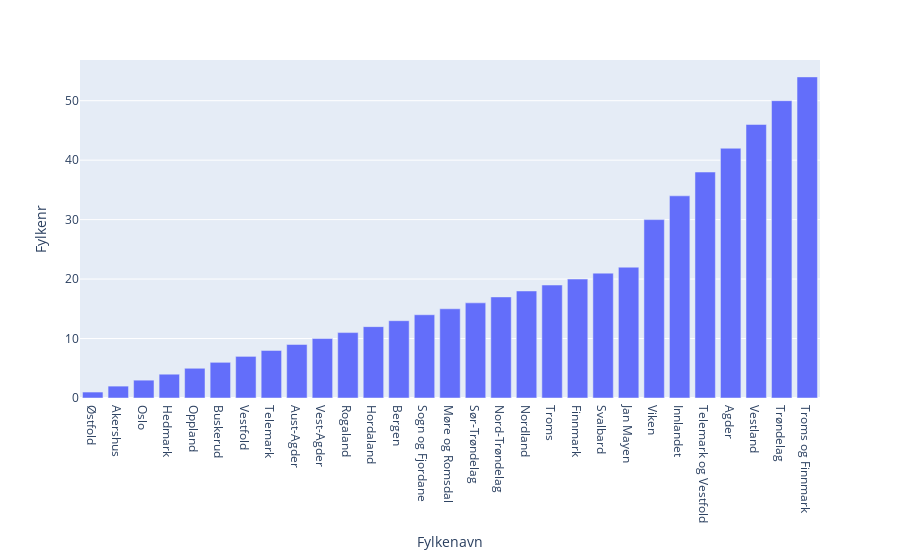

This figure's notebook cell:
### Markdown cell above
### Plotly

### Code cell
fig = px.bar(df, y="Fylkenr", x="Fylkenavn")
fig.show()

### Figure 1 — Plotly figure (JSON) as saved in the notebook; plotly's stock layout.template omitted (floating-point values rounded to 4 significant figures)
{"data": [{"alignmentgroup": "True", "hovertemplate": "Fylkenavn=%{x}<br>Fylkenr=%{y}<extra></extra>", "legendgroup": "", "marker": {"color": "#636efa"}, "name": "", "offsetgroup": "", "orientation": "v", "showlegend": false, "textposition": "auto", "type": "bar", "x": ["Østfold", "Akershus", "Oslo", "Hedmark", "Oppland", "Buskerud", "Vestfold", "Telemark", "Aust-Agder", "Vest-Agder", "Rogaland", "Hordaland", "Bergen", "Sogn og Fjordane", "Møre og Romsdal", "Sør-Trøndelag", "Nord-Trøndelag", "Nordland", "Troms", "Finnmark", "Svalbard", "Jan Mayen", "Viken", "Innlandet", "Telemark og Vestfold", "Agder", "Vestland", "Trøndelag", "Troms og Finnmark"], "xaxis": "x", "y": [1, 2, 3, 4, 5, 6, 7, 8, 9, 10, 11, 12, 13, 14, 15, 16, 17, 18, 19, 20, 21, 22, 30, 34, 38, 42, 46, 50, 54], "yaxis": "y"}], "layout": {"autosize": true, "barmode": "relative", "legend": {"tracegroupgap": 0}, "margin": {"t": 60}, "xaxis": {"anchor": "y", "autorange": true, "domain": [0, 1], "range": [-0.5, 28.5], "title": {"text": "Fylkenavn"}, "type": "category"}, "yaxis": {"anchor": "x", "autorange": true, "domain": [0, 1], "range": [0, 56.84], "title": {"text": "Fylkenr"}, "type": "linear"}}}
